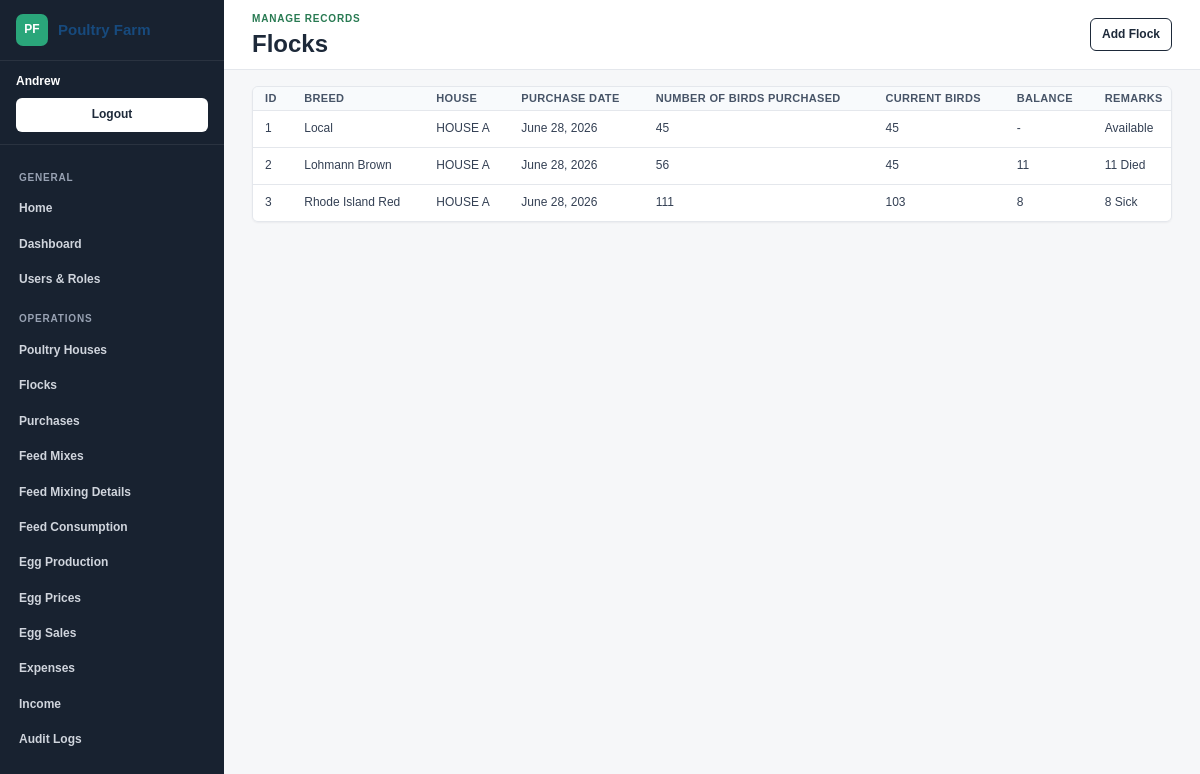
Page /records/flocks/ (signed in) on the committed database.
### PoutryManagementSysyem/models.py (models this page shows, shortened)
class TimeStampedModel(models.Model):
    created_at = models.DateTimeField(auto_now_add=True)
    updated_at = models.DateTimeField(auto_now=True)
    class Meta:
        abstract = True

class Flock(TimeStampedModel):
    detail_properties = ['balance']
    ISA_BROWN = 'ISA Brown'
    LOHMANN_BROWN = 'Lohmann Brown'
    RHODE_ISLAND_RED = 'Rhode Island Red'
    KUROILER = 'Kuroiler'
    COBB_500 = 'Cobb 500'
    ROSS_308 = 'Ross 308'
    SASSO = 'Sasso'
    LOCAL = 'Local'
    OTHER = 'Other'
    BREED_CHOICES = [
        (ISA_BROWN, 'ISA Brown'),
        (LOHMANN_BROWN, 'Lohmann Brown'),
        (RHODE_ISLAND_RED, 'Rhode Island Red'),
        (KUROILER, 'Kuroiler'),
        (COBB_500, 'Cobb 500'),
        (ROSS_308, 'Ross 308'),
        (SASSO, 'Sasso'),
        (LOCAL, 'Local'),
        (OTHER, 'Other'),
    ]
    DIED = 'Died'
    SICK = 'Sick'
    AVAILABLE = 'Available'
    REMARK_CHOICES = [
        (AVAILABLE, 'Available'),
        (DIED, 'Died'),
        (SICK, 'Sick'),
    ]
    house = models.ForeignKey(PoultryHouse, on_delete=models.PROTECT, related_name='flocks')
    breed = models.CharField(max_length=100, choices=BREED_CHOICES)
    purchase_date = models.DateField(default=timezone.localdate)
    number_of_birds = models.PositiveIntegerField()
    cost_per_bird = models.DecimalField(max_digits=12, decimal_places=2)
    current_birds = models.PositiveIntegerField()
    remarks = models.CharField(max_length=20, choices=REMARK_CHOICES, default=AVAILABLE)
    class Meta:
        ordering = ['-purchase_date', 'breed']
    @property
    def balance(self):
        return self.number_of_birds - self.current_birds
    @property
    def remarks_status(self):
        if self.balance > 0:
            return f'{self.balance} {self.remarks}'
        return self.AVAILABLE

class PoultryHouse(TimeStampedModel):
    LAYER = 'Layer'
    BROILER = 'Broiler'
    OTHER = 'Other'
    BIRD_TYPE_CHOICES = [
        (LAYER, 'Layer'),
        (BROILER, 'Broiler'),
        (OTHER, 'Other'),
    ]
    ACTIVE = 'Full capacity'
    MAINTENANCE = 'Half capacity'
    INACTIVE = 'Empty'
    STATUS_CHOICES = [
        (ACTIVE, 'Full capacity'),
        (MAINTENANCE, 'Half capacity'),
        (INACTIVE, 'Empty'),
    ]
    house_name = models.CharField(max_length=100, unique=True)
    capacity = models.PositiveIntegerField()
    bird_type = models.CharField(max_length=20, choices=BIRD_TYPE_CHOICES)
    status = models.CharField(max_length=20, choices=STATUS_CHOICES, default=ACTIVE)
    class Meta:
        ordering = ['house_name']
    def __str__(self):
        return self.house_name

### PoutryManagementSysyem/views.py (the view)
# urls.py: path('records/<slug:model_slug>/', views.record_list, name='record_list'),
@login_required
def record_list(request, model_slug):
    config = get_crud_config(model_slug)
    if not config:
        return redirect('poultry:crud_index')
    require_model_permission(request, config['model'], 'view')
    objects = config['model'].objects.order_by('id')
    return render(request, 'PoutryManagementSysyem/record_list.html', {
        'config': config,
        'model_slug': model_slug,
        'columns': [format_label(column) for column in config['columns']],
        'rows': list_rows(objects, config['columns']),
        'calculations': list_calculations(model_slug),
        'total_row': list_total_row(model_slug),
        'can_add': not config.get('read_only') and has_model_permission(request.user, config['model'], 'add'),
        'can_change': not config.get('read_only') and has_model_permission(request.user, config['model'], 'change'),
        'can_delete': not config.get('read_only') and has_model_permission(request.user, config['model'], 'delete'),
    })

### PoutryManagementSysyem/views.py (called while the page is built, shortened)
def get_crud_config(slug):
    return CRUD_MODELS.get(slug)

def model_permission(model, action):
    return f'{model._meta.app_label}.{action}_{model._meta.model_name}'

def has_model_permission(user, model, action):
    return user.has_perm(model_permission(model, action))

def require_model_permission(request, model, action):
    if not has_model_permission(request.user, model, action):
        raise PermissionDenied

def format_label(value):
    labels = {
        'inventory_item': 'Purchased Item',
        'purchase': 'Purchased Item',
        'total_quantity': 'Quantity',
        'total_unit_price': 'Unit Price',
        'total_cost': 'Total Amount',
        'stock': 'Stock',
        'number_of_birds': 'Number Of Birds Purchased',
        'remarks_status': 'Remarks',
    }
    if value in labels:
        return labels[value]
    return value.replace('_', ' ').title()

def format_cell_value(obj, column):
    value = getattr(obj, column)
    if isinstance(obj, EggProduction):
        if column in {'sold_eggs', 'egg_balance', 'loose_egg_balance'}:
            return f'{format_decimal(value)} eggs'
        if column == 'tray_balance':
            return f'{format_decimal(value)} trays'
    return value

def list_rows(objects, columns):
    rows = []
    for obj in objects:
        rows.append({
            'object': obj,
            'values': [
                {
                    'label': format_label(column),
                    'value': format_cell_value(obj, column),
                }
                for column in columns
            ],
        })
    return rows

def list_calculations(model_slug):
    return []

def list_total_row(model_slug):
    if model_slug != 'feed-mix-details':
        return None

### PoutryManagementSysyem/templates/PoutryManagementSysyem/record_list.html (shortened to what this page needs)
{% extends 'PoutryManagementSysyem/base_app.html' %}
{% block eyebrow %}Manage records{% endblock %}
{% block page_title %}{{ config.title }}{% endblock %}
{% block page_actions %}
    {% if can_add %}
        <a href="{% url 'poultry:record_create' model_slug %}">Add {{ config.singular }}</a>
    {% endif %}
{% endblock %}
{% block content %}
    <section class="table-panel record-table record-table-{{ model_slug }}">
        <table>
            <colgroup>
                {% for column in columns %}
                    <col>
                {% endfor %}
                <col class="actions-col">
            </colgroup>
            <thead>
                <tr>
                    {% for column in columns %}
                        <th>{{ column }}</th>
                    {% endfor %}
                </tr>
            </thead>
            <tbody>
                {% for row in rows %}
                    <tr>
                        {% for item in row.values %}
                            <td>{{ item.value|default:"-" }}</td>
                        {% endfor %}
                    </tr>
                {% empty %}
                    <tr>
                        <td colspan="{{ columns|length|add:1 }}">No records found.</td>
                    </tr>
                {% endfor %}
            </tbody>
        </table>
    </section>
{% endblock %}

### PoutryManagementSysyem/templates/PoutryManagementSysyem/base_app.html (shortened to what this page needs)
{% load static %}
<!doctype html>
<html lang="en">
<head>
    <link rel="stylesheet" href="{% static 'PoutryManagementSysyem/styles.css' %}">
</head>
<body class="admin-layout">
    <aside class="app-sidebar" aria-label="Application navigation">
        <a class="sidebar-brand" href="/">
            <span>PF</span>
            <strong>Poultry Farm</strong>
        </a>
        {% if user.is_authenticated %}
            <div class="sidebar-user">
                <span>{{ user.get_username }}</span>
                <form method="post" action="{% url 'logout' %}">
                    <button type="submit">Logout</button>
                </form>
            </div>
        {% endif %}
        <nav class="sidebar-nav">
            <span class="nav-section">General</span>
            <a href="/">Home</a>
            <a href="{% url 'poultry:dashboard' %}">Dashboard</a>
            {% if perms.auth.view_user or perms.auth.view_group %}
                <a href="{% url 'poultry:user_list' %}">Users & Roles</a>
            {% endif %}
            <span class="nav-section">Operations</span>
            {% if perms.PoutryManagementSysyem.view_poultryhouse %}
                <a href="{% url 'poultry:record_list' 'houses' %}">Poultry Houses</a>
            {% endif %}
            {% if perms.PoutryManagementSysyem.view_flock %}
                <a href="{% url 'poultry:record_list' 'flocks' %}">Flocks</a>
            {% endif %}
            {% if perms.PoutryManagementSysyem.view_purchase %}
                <a href="{% url 'poultry:record_list' 'purchases' %}">Purchases</a>
            {% endif %}
            {% if perms.PoutryManagementSysyem.view_feedmix %}
                <a href="{% url 'poultry:record_list' 'feed-mixes' %}">Feed Mixes</a>
            {% endif %}
            {% if perms.PoutryManagementSysyem.view_feedmixdetail %}
                <a href="{% url 'poultry:record_list' 'feed-mix-details' %}">Feed Mixing Details</a>
            {% endif %}
            {% if perms.PoutryManagementSysyem.view_feedconsumption %}
                <a href="{% url 'poultry:record_list' 'feed-consumption' %}">Feed Consumption</a>
            {% endif %}
            {% if perms.PoutryManagementSysyem.view_eggproduction %}
                <a href="{% url 'poultry:record_list' 'egg-production' %}">Egg Production</a>
            {% endif %}
            {% if perms.PoutryManagementSysyem.view_eggprice %}
                <a href="{% url 'poultry:record_list' 'egg-prices' %}">Egg Prices</a>
            {% endif %}
            {% if perms.PoutryManagementSysyem.view_eggsale %}
                <a href="{% url 'poultry:record_list' 'egg-sales' %}">Egg Sales</a>
            {% endif %}
            {% if perms.PoutryManagementSysyem.view_expense %}
                <a href="{% url 'poultry:record_list' 'expenses' %}">Expenses</a>
            {% endif %}
            {% if perms.PoutryManagementSysyem.view_income %}
                <a href="{% url 'poultry:record_list' 'income' %}">Income</a>
            {% endif %}
            {% if perms.PoutryManagementSysyem.view_auditlog %}
                <a href="{% url 'poultry:record_list' 'audit-logs' %}">Audit Logs</a>
            {% endif %}
        </nav>
    </aside>
    <div class="app-shell">
        <header class="app-topbar">
            <div>
                <div class="eyebrow">{% block eyebrow %}Farm management{% endblock %}</div>
                <h1>{% block page_title %}Poultry Management{% endblock %}</h1>
            </div>
            <nav class="actions">
                {% block page_actions %}{% endblock %}
            </nav>
        </header>
        <main class="app-main">
            {% block content %}{% endblock %}
        </main>
    </div>
</body>
</html>

### rows in the picture
Flock: value "1" "Local" "June 28, 2026" "45" "45" "-" "Available"
PoultryHouse: value "HOUSE A"
Flock: value "2" "Lohmann Brown" "June 28, 2026" "56" "45" "11" "11 Died"
Flock: value "3" "Rhode Island Red" "June 28, 2026" "111" "103" "8" "8 Sick"

### other values in the picture
{{ user.get_username }} "Andrew"
{{ config.title }} "Flocks"
{{ config.singular }} "Flock"
{{ column }} "ID" "BREED" "HOUSE" "PURCHASE DATE" "NUMBER OF BIRDS PURCHASED" "CURRENT BIRDS" "BALANCE" "REMARKS"
